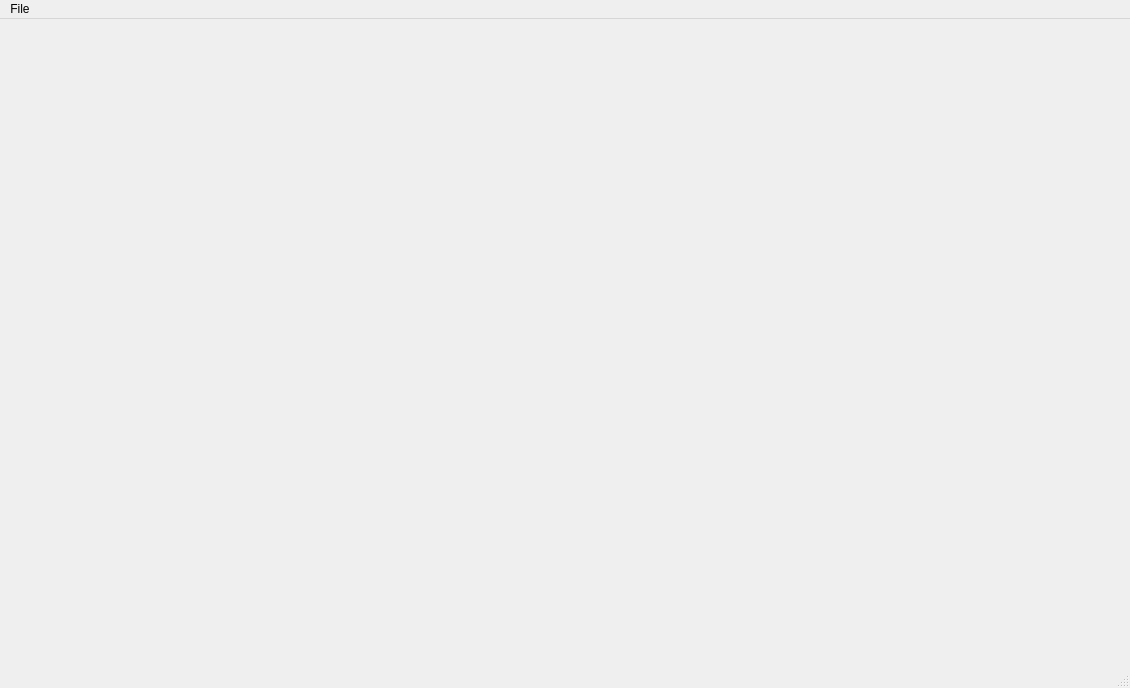
<?xml version="1.0" encoding="UTF-8"?>
<ui version="4.0">
 <class>MainWindow</class>
 <widget class="QMainWindow" name="MainWindow">
  <property name="geometry">
   <rect>
    <x>0</x>
    <y>0</y>
    <width>1130</width>
    <height>688</height>
   </rect>
  </property>
  <property name="windowTitle">
   <string>MainWindow</string>
  </property>
  <widget class="QWidget" name="centralwidget"/>
  <widget class="QMenuBar" name="menubar">
   <property name="geometry">
    <rect>
     <x>0</x>
     <y>0</y>
     <width>1130</width>
     <height>19</height>
    </rect>
   </property>
   <widget class="QMenu" name="menuFile">
    <property name="title">
     <string>File</string>
    </property>
    <addaction name="actionIzlaz"/>
   </widget>
   <addaction name="menuFile"/>
  </widget>
  <widget class="QStatusBar" name="statusbar"/>
  <action name="actionIzlaz">
   <property name="text">
    <string>Izlaz</string>
   </property>
  </action>
 </widget>
 <resources/>
 <connections/>
</ui>
